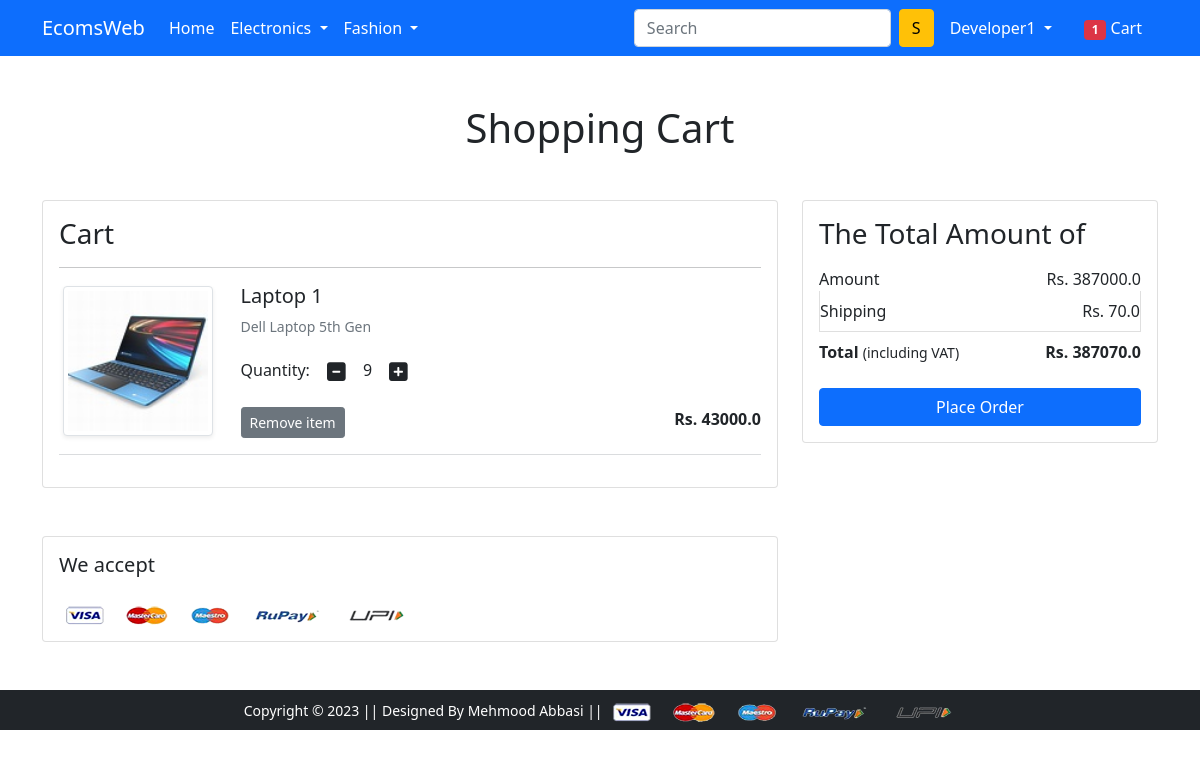
The page /cart/ (signed in) on the database its author committed.
### ecomapp/models.py (models this page shows, shortened)
class Cart(models.Model):
    user = models.ForeignKey(User,on_delete=models.CASCADE)
    product = models.ForeignKey(Product, on_delete=models.CASCADE)
    quantity = models.PositiveIntegerField(default=1)

class Product(models.Model):
    title = models.CharField( max_length=150)
    selling_price = models.FloatField()
    discounted_price = models.FloatField()
    description = models.TextField()
    brand = models.CharField( max_length=50)
    category = models.CharField(choices=CATEGORY_CHOICES, max_length=50)
    product_image = models.ImageField(upload_to='productimg')

### ecomapp/views.py (the view)
# urls.py: path('cart/', views.show_cart, name='show_cart'),
@login_required
def show_cart(request):
 totalitem = 0
 if request.user.is_authenticated:
  totalitem = len(Cart.objects.filter(user=request.user))
  user = request.user
  cart = Cart.objects.filter(user=user)
  amount = 0.0
  shipping_amount = 70.0
  total_amunt = 0.0
  cart_product = [p for p in Cart.objects.all() if p.user == user]
  if cart_product:
   for p in cart_product:
    temp_amount = (p.quantity*p.product.discounted_price)
    amount += temp_amount
    totalamount = amount+shipping_amount
    return render(request, 'show_cart.html',{'carts':cart,'totalamount':totalamount,'amount':amount,'totalitem':totalitem})
   else:
    return render(request,'empty_cart.html')

### templates/show_cart.html (shortened to what this page needs)
{% extends 'base.html' %}
{% load static %}
{% block main-content %}
<div class="container my-5">
 <div class="row">
  <h1 class="text-center mb-5">Shopping Cart</h1>
  <div class="col-sm-8">
  <div class="card">
   <div class="card-body">
    <h3>Cart</h3>
    {% for cart in carts %}
    <hr>
    <div class="row">
     <div class="col-sm-3 text-center align-self-center"><img src="{{cart.product.product_image.url}}" alt="" srcset="" class="img-fluid img-thumbnail shadow-sm" height="150" width="150"> </div>
     <div class="col-sm-9">
      <div>
       <h5> {{cart.product.title}}</h5>
       <p class="mb-2 text-muted small">{{cart.product.description}}</p>
       <div class="my-3">
        <label for="quantity">Quantity:</label>
        <a class="minus-cart btn" pid="{{cart.product.id}}"><i class="fas fa-minus-square fa-lg"></i></a>
          <span id="quantity">{{cart.quantity}}</span>
        <a class="plus-cart btn" pid="{{cart.product.id}}"><i class="fas fa-plus-square fa-lg"></i></a>
       </div>
       <div class="d-flex justify-content-between">
        <a href="#" class="btn btn-sm btn-secondary mr-3 remove-cart " pid="{{cart.product.id}}">Remove item </a>
        <p class="mb-0"><span><strong>Rs. {{cart.product.discounted_price}}</strong></span></p>
       </div>
      </div>
     </div>
    </div>
    {% endfor %}
    <hr class="text-muted">
   </div>
   </div>
  </div>
  <div class="col-sm-4">
   <div class="card">
    <div class="card-body">
      <h3>The Total Amount of</h3>
      <ul class="list-group">
       <li class="list-group-item d-flex justify-content-between align-items-center border-0 px-0 pb-0">Amount<span>Rs.<span id="amount"> {{amount}}</span></span></li>
       <li class="list-group-item d-flex justify-content-between align-items-center px-0">Shipping<span>Rs. 70.0</span></li>
       <li class="list-group-item d-flex justify-content-between align-items-center border-0 px-0 mb-3">
        <div>
           <strong>Total</strong> <small>(including VAT)</small>
         </div>
         <span><strong>Rs. <strong id="totalamount"> {{totalamount}}</strong></strong></span>
       </li>
      </ul>
      <div class="d-grid"><a href="{% url 'checkout' %}" class="btn btn-primary">Place Order</a></div>
    </div>
   </div>
  </div>
 </div>
</div>
<div class="container">
 <div class="row">
  <div class="col-sm-8">
   <div class="card">
    <div class="card-body">
      <h5 class="mb-4">We accept</h5>
      <img src="{% static 'images/payment.png' %}" alt="" class="img-fluid">
    </div>
  </div>
  </div>
 </div>
</div>
{% endblock main-content %}

### templates/base.html (shortened to what this page needs)
<!doctype html>
{% load static %}
<html lang="en">
  <head>
    <link href="https://cdn.jsdelivr.net/npm/bootstrap@5.0.0-beta1/dist/css/bootstrap.min.css" rel="stylesheet">
    <link rel="stylesheet" href="{% static 'css/owl.carousel.min.css' %}">
    <link rel="stylesheet" href="{% static 'css/all.min.css' %}">
    <link rel="stylesheet" href="{% static 'css/style.css' %}">
  </head>
  <body>
    <nav class="navbar navbar-expand-lg navbar-dark bg-primary">
     <div class="container">
       <a class="navbar-brand" href="/">EcomsWeb</a>
       <div class="collapse navbar-collapse" id="navbarSupportedContent">
         <ul class="navbar-nav me-auto mb-2 mb-lg-0">
           <li class="nav-item">
             <a class="nav-link active" aria-current="page" href="/">Home</a>
           </li>
           <li class="nav-item dropdown">
             <a class="nav-link dropdown-toggle text-white" href="#" id="electronicsDropdown" role="button" data-bs-toggle="dropdown" aria-expanded="false">
               Electronics
             </a>
           </li>
           <li class="nav-item dropdown">
             <a class="nav-link dropdown-toggle text-white" href="#" id="fashionDropdown" role="button" data-bs-toggle="dropdown" aria-expanded="false">
               Fashion
             </a>
           </li>
         </ul>
         <form class="d-flex">
           <input class="form-control me-2" type="search" placeholder="Search" aria-label="Search">
           <button class="btn btn-warning" type="submit">S</button>
         </form>
         <div>
           <ul class="navbar-nav me-auto mb-2 mb-lg-0">
            {% if request.user.is_authenticated %}
           <li class="nav-item dropdown mx-2">
              <a class="nav-link dropdown-toggle text-white" href="#" id="profileDropdown" role="button" data-bs-toggle="dropdown" aria-expanded="false">
                {{request.user.username|capfirst}}
              </a>
            </li>
            <li class="nav-item mx-2">
             <a href="{% url 'show_cart' %}" class="nav-link text-white"><span class="badge bg-danger">{{totalitem}}</span> Cart </a>
            </li>
            {% endif %}
          </ul>
         </div>
       </div>
     </div>
    </nav>
    {% block main-content %} {% endblock main-content %}
    <footer class="container-fluid bg-dark text-center p-2 mt-5">
        <small class="text-white">Copyright &copy; 2023 || Designed By Mehmood Abbasi || </small>
        <img src="{% static 'lllimages/payment.png' %}" alt="" srcset="" class="img-fluid" height="2px">
    </footer>
  </body>
</html>

### rows shown on the page
Cart: product.product_image (picture), product "Laptop 1", product.description "Dell Laptop 5th Gen", quantity "9", product.discounted_price "43000.0"

### other values the page prints
{{ request.user.username|capfirst }} "Developer1"
{{ totalitem }} "1"
{{ amount }} "387000.0"
{{ totalamount }} "387070.0"
